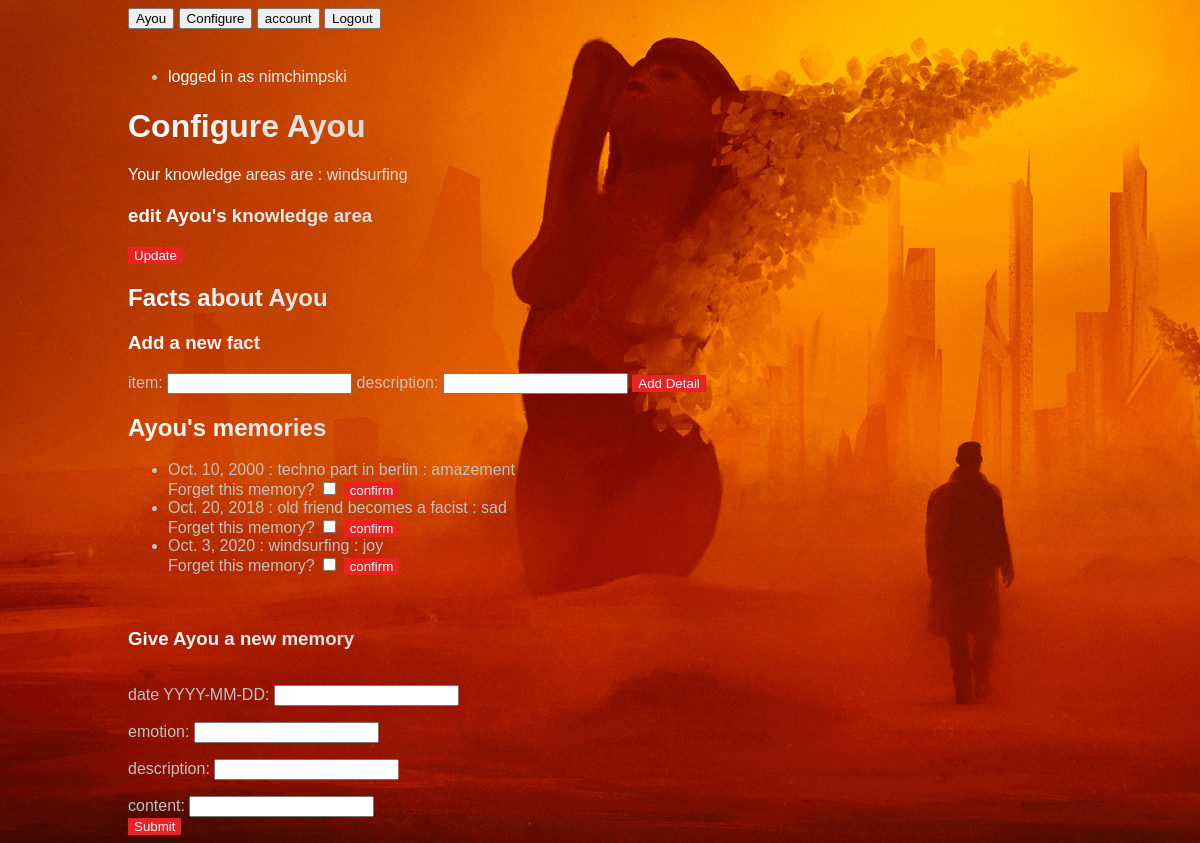
The app's page /ayou/memories/ (signed in) with its own data.
### ayou/models.py (models this page shows, shortened)
class Memory(models.Model):
    date = models.DateField()
    emotion = models.CharField(max_length=64)
    description = models.CharField(max_length=64)
    content = models.TextField(null=True )
    id = models.AutoField(primary_key=True)
    user = models.ForeignKey(User, on_delete=models.CASCADE, null=True )

### ayou/views.py (the view, shortened to what this page needs)
# urls.py: path('memories/', views.memories, name='memories'),
@login_required
def memories(request):
    message = ""
    def pagevariables(request, message):
        return  {"biographyitems": Biographyitem.objects.filter(user=request.user),
                "memories": Memory.objects.filter(user=request.user),
                "chats": Chat.objects.filter(user=request.user),
                "newmemoryform": NewMemoryForm(),
                "deletememoryform": DeleteMemoryForm(),
                "deletebioform": DeleteBioForm(),
                'newbioform': NewBioForm(),
                'message': message,
                'domainslist': domainslist}
    if Domain.objects.filter(user=request.user).exists():
        domainsquery = Domain.objects.filter(user=request.user)
        domainslist = []
        for domain in domainsquery:
            domainslist.append(domain.domain)
        print(f'... domainslist  {domainslist} type {type(domainslist[0])}')
    """
                if here by GET
    """
    messages.add_message(request, messages.INFO, f"logged in as {request.user.username}")
    return render(request, "ayou/memories.html", pagevariables(request, message))

### ayou/views.py
class NewMemoryForm(forms.Form):
    date = forms.DateField(label="date YYYY-MM-DD")
    emotion = forms.CharField(label="emotion")
    description = forms.CharField(label="description")
    content = forms.CharField(label="content")

class DeleteMemoryForm(forms.Form):
    deletememoryboo = forms.BooleanField(label="Forget this memory?" )

### ayou/templates/ayou/memories.html (shortened to what this page needs)
{% extends 'ayou/layout.html' %}
{% block body %}
    <h1>Configure Ayou</h1>
<p><h4>Your knowledge areas are : {{ domainslist|join:',' }}</h4></p>
<h3>edit Ayou's knowledge area</h3>
<form action="{% url 'ayou:memories' %}" method="POST">
    <input type="submit" value="Update" class="btn">
</form>
<h2>Facts about Ayou</h2>
<h3>Add a new fact</h3>
<form action="{% url 'ayou:memories' %}" method="POST">
    {{ newbioform }}
    <input type="submit" value="Add Detail">
</form>
<h2>Ayou's memories</h2>
<ul>{% for memory in memories%}
<li>{{ memory.date }} : {{ memory.description}} : {{memory.emotion}}
    <form action="{% url 'ayou:memories' %}" method="POST">
        {{  deletememoryform  }}
        <input type="submit" name="confirm" value="confirm">
    </form>
    </li>
{% endfor %}
</ul>
<br>
<h3>Give Ayou a new memory</h3>
    <div class='newmemoryform'>
<form action="{% url 'ayou:memories' %}" method="POST">
    <div class="form-group ">
        <label for="{{ newmemoryform.date.id_for_label }}">{{ newmemoryform.date.label_tag }}</label>
        {{ newmemoryform.date }}
    </div>
    <div class="form-group">
        <label for="{{ newmemoryform.emotion.id_for_label }}">{{ newmemoryform.emotion.label_tag }}</label>
         {{ newmemoryform.emotion }}
    </div>
    <div class="form-group">
        <label for="{{ newmemoryform.description.id_for_label }}">{{ newmemoryform.description.label_tag }}</label>
        {{ newmemoryform.description}}
    </div>
    <div class="form-group">
        <label for="{{ newmemoryform.content.id_for_label }}">{{ newmemoryform.content.label_tag }}</label>
         {{ newmemoryform.content }}
    </div>
    <input type="submit"></form>
</div>
{% endblock %}

### static/ayou/styles.css (style rules this page uses)
body { background-image: url('imgs/red.jpg' ); font-family : Verdana, Geneva, Tahoma, sans-serif; margin-left: 8rem; }
.btn { background-color: red; text-decoration: none; border: none; cursor: pointer; color: green; }
ul, li { color: silver }
h4 { font-weight: 100; }
form input[type=submit] { background-color: rgb(234, 34, 34); text-decoration: none; border: none; cursor: pointer; color: white; }
h1,h2, h3, h4 { background: -webkit-linear-gradient(45deg, rgb(255, 255, 255),rgb(94, 94, 94)); -webkit-background-clip: text; -webkit-text-fill-color: transparent; }
form { color: silver; }
.form-group { padding-top: 1rem; justify-self:right; }
.newmemoryform { display: flex ; }
.newmemoryform .form-group { width: 100%; }

### records on screen
Memory: date "Oct. 10, 2000", description "techno part in berlin", emotion "amazement"
Memory: date "Oct. 20, 2018", description "old friend becomes a facist", emotion "sad"
Memory: date "Oct. 3, 2020", description "windsurfing", emotion "joy"

### other values on screen
{{ message }} "logged in as nimchimpski"
{{ domainslist|join:',' }} "windsurfing"
{{ newmemoryform.date.label_tag }} "date YYYY-MM-DD:"
{{ newmemoryform.emotion.label_tag }} "emotion:"
{{ newmemoryform.description.label_tag }} "description:"
{{ newmemoryform.content.label_tag }} "content:"
